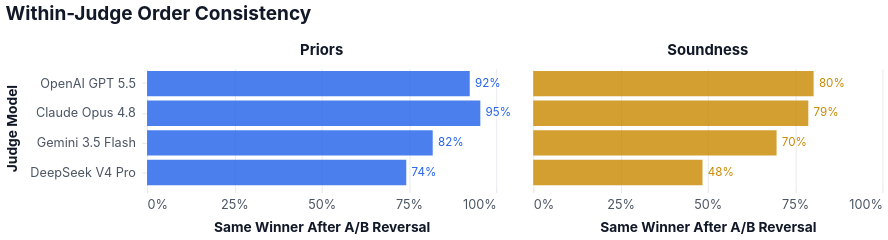

Write the Vega-Lite specification saved for this chart.
### Vega-Lite specification from a JSON file in a GitHub repository (floating-point values rounded to 4 significant figures)
{"config": {"background": "white", "font": "Inter, system-ui, sans-serif", "axis": {"domain": false, "gridColor": "#e5e7eb", "gridOpacity": 0.85, "labelColor": "#4b5563", "labelFontSize": 12, "labelLimit": 240, "labelPadding": 6, "tickColor": "#e5e7eb", "titleColor": "#111827", "titleFontSize": 13, "titleFontWeight": "bold", "titlePadding": 10}, "axisX": {"grid": true}, "axisY": {"grid": false}, "header": {"labelColor": "#111827", "labelFontSize": 14, "labelFontWeight": "bold", "title": null}, "legend": {"labelColor": "#4b5563", "labelFontSize": 12, "symbolSize": 100, "titleColor": "#111827", "titleFontSize": 13, "titleFontWeight": "bold"}, "title": {"anchor": "start", "color": "#111827", "fontSize": 18, "fontWeight": "bold", "offset": 18}, "view": {"stroke": null}}, "data": {"name": "data-a3b54e592c1d065375c908d3b8915703"}, "facet": {"column": {"field": "criterion_label", "sort": ["Priors", "Soundness"], "title": null, "type": "nominal"}}, "spec": {"layer": [{"mark": {"type": "bar", "opacity": 0.82, "size": 24}, "encoding": {"color": {"field": "criterion_label", "legend": null, "scale": {"domain": ["Priors", "Soundness"], "range": ["#2563eb", "#ca8a04"]}, "sort": ["Priors", "Soundness"], "type": "nominal"}, "x": {"axis": {"labelExpr": "datum.value + '%'", "labelLimit": 90, "values": [0, 25, 50, 75, 100]}, "field": "consistency_pct", "scale": {"domain": [0, 100]}, "title": "Same Winner After A/B Reversal", "type": "quantitative"}, "y": {"field": "judge", "sort": ["OpenAI GPT 5.5", "Claude Opus 4.8", "Gemini 3.5 Flash", "DeepSeek V4 Pro"], "title": "Judge Model", "type": "nominal"}}}, {"mark": {"type": "text", "align": "left", "baseline": "middle", "color": "#111827", "dx": 5, "fontSize": 11}, "encoding": {"color": {"field": "criterion_label", "legend": null, "scale": {"domain": ["Priors", "Soundness"], "range": ["#2563eb", "#ca8a04"]}, "sort": ["Priors", "Soundness"], "type": "nominal"}, "text": {"field": "consistency_label", "type": "nominal"}, "x": {"axis": {"labelExpr": "datum.value + '%'", "labelLimit": 90, "values": [0, 25, 50, 75, 100]}, "field": "consistency_pct", "scale": {"domain": [0, 100]}, "title": "Same Winner After A/B Reversal", "type": "quantitative"}, "y": {"field": "judge", "sort": ["OpenAI GPT 5.5", "Claude Opus 4.8", "Gemini 3.5 Flash", "DeepSeek V4 Pro"], "title": "Judge Model", "type": "nominal"}}}], "height": 112, "width": 330}, "title": "Within-Judge Order Consistency", "$schema": "https://vega.github.io/schema/vega-lite/v5.16.3.json", "datasets": {"data-a3b54e592c1d065375c908d3b8915703": [{"criterion": "priors", "criterion_label": "Priors", "judge": "OpenAI GPT 5.5", "consistent": 61, "total": 66, "inconsistent": 5, "consistency_pct": 92.42, "consistency_label": "92%"}, {"criterion": "priors", "criterion_label": "Priors", "judge": "Claude Opus 4.8", "consistent": 63, "total": 66, "inconsistent": 3, "consistency_pct": 95.45, "consistency_label": "95%"}, {"criterion": "priors", "criterion_label": "Priors", "judge": "Gemini 3.5 Flash", "consistent": 54, "total": 66, "inconsistent": 12, "consistency_pct": 81.82, "consistency_label": "82%"}, {"criterion": "priors", "criterion_label": "Priors", "judge": "DeepSeek V4 Pro", "consistent": 49, "total": 66, "inconsistent": 17, "consistency_pct": 74.24, "consistency_label": "74%"}, {"criterion": "soundness", "criterion_label": "Soundness", "judge": "OpenAI GPT 5.5", "consistent": 53, "total": 66, "inconsistent": 13, "consistency_pct": 80.3, "consistency_label": "80%"}, {"criterion": "soundness", "criterion_label": "Soundness", "judge": "Claude Opus 4.8", "consistent": 52, "total": 66, "inconsistent": 14, "consistency_pct": 78.79, "consistency_label": "79%"}, {"criterion": "soundness", "criterion_label": "Soundness", "judge": "Gemini 3.5 Flash", "consistent": 46, "total": 66, "inconsistent": 20, "consistency_pct": 69.7, "consistency_label": "70%"}, {"criterion": "soundness", "criterion_label": "Soundness", "judge": "DeepSeek V4 Pro", "consistent": 32, "total": 66, "inconsistent": 34, "consistency_pct": 48.48, "consistency_label": "48%"}]}}
